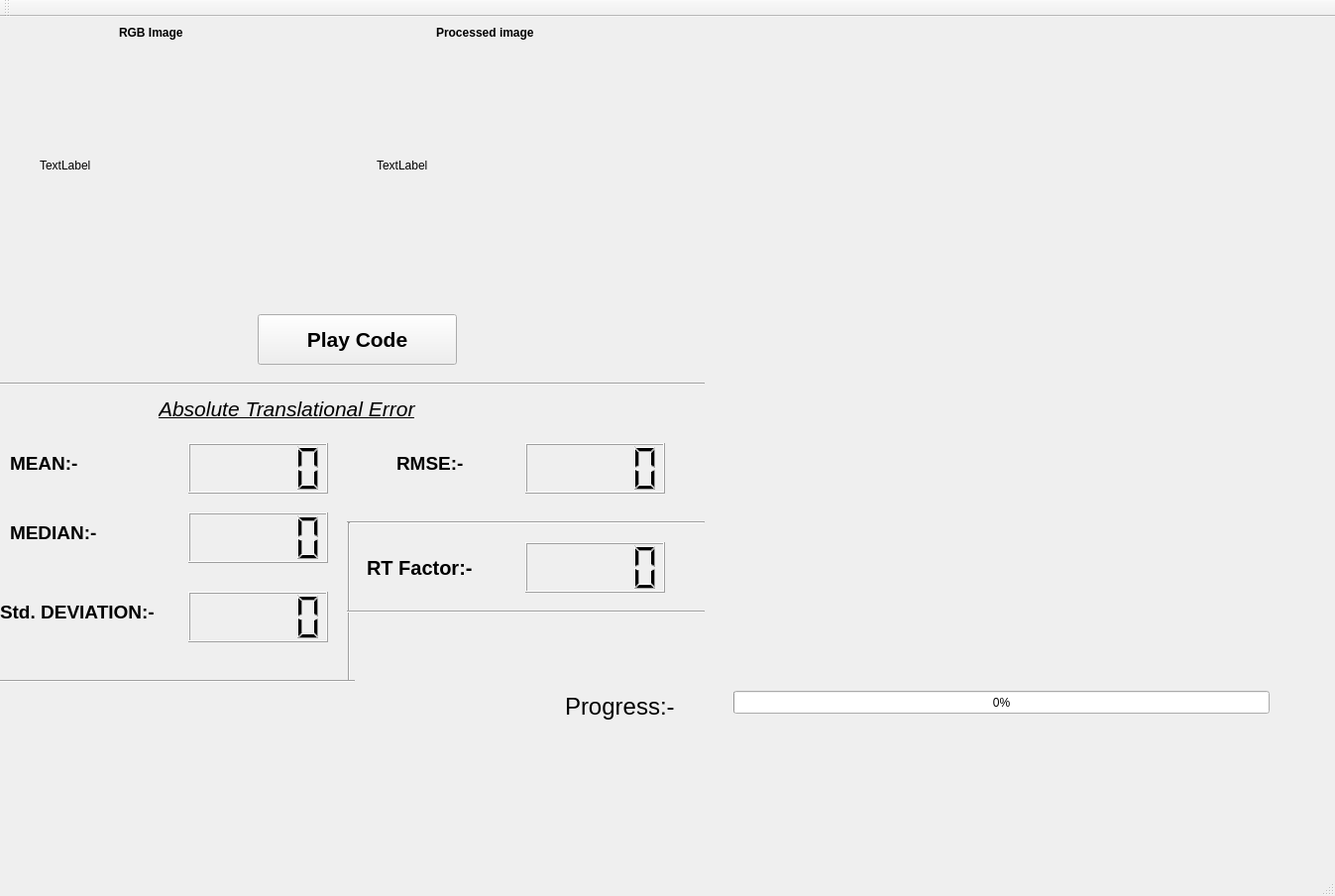
<?xml version="1.0" encoding="UTF-8"?>
<ui version="4.0">
 <class>MainWindow</class>
 <widget class="QMainWindow" name="MainWindow">
  <property name="geometry">
   <rect>
    <x>0</x>
    <y>0</y>
    <width>1347</width>
    <height>904</height>
   </rect>
  </property>
  <property name="windowTitle">
   <string>Visual Odometry</string>
  </property>
  <property name="windowIcon">
   <iconset resource="resources/resources.qrc">
    <normaloff>:/images/jderobot.png</normaloff>:/images/jderobot.png</iconset>
  </property>
  <widget class="QWidget" name="centralwidget">
   <widget class="QWidget" name="verticalLayoutWidget">
    <property name="geometry">
     <rect>
      <x>30</x>
      <y>680</y>
      <width>171</width>
      <height>141</height>
     </rect>
    </property>
    <layout class="QVBoxLayout" name="logoLayout"/>
   </widget>
   <widget class="QPushButton" name="playpause">
    <property name="geometry">
     <rect>
      <x>260</x>
      <y>300</y>
      <width>201</width>
      <height>51</height>
     </rect>
    </property>
    <property name="font">
     <font>
      <pointsize>16</pointsize>
      <weight>75</weight>
      <bold>true</bold>
     </font>
    </property>
    <property name="text">
     <string>Play Code</string>
    </property>
    <property name="checkable">
     <bool>true</bool>
    </property>
    <property name="checked">
     <bool>false</bool>
    </property>
   </widget>
   <widget class="PlotWidget" name="plot" native="true">
    <property name="geometry">
     <rect>
      <x>710</x>
      <y>30</y>
      <width>621</width>
      <height>571</height>
     </rect>
    </property>
   </widget>
   <widget class="QProgressBar" name="progressBar">
    <property name="geometry">
     <rect>
      <x>740</x>
      <y>680</y>
      <width>541</width>
      <height>23</height>
     </rect>
    </property>
    <property name="value">
     <number>0</number>
    </property>
   </widget>
   <widget class="QLabel" name="orig_img">
    <property name="geometry">
     <rect>
      <x>40</x>
      <y>30</y>
      <width>320</width>
      <height>240</height>
     </rect>
    </property>
    <property name="text">
     <string>TextLabel</string>
    </property>
   </widget>
   <widget class="QLabel" name="processed_img">
    <property name="geometry">
     <rect>
      <x>380</x>
      <y>30</y>
      <width>320</width>
      <height>240</height>
     </rect>
    </property>
    <property name="text">
     <string>TextLabel</string>
    </property>
   </widget>
   <widget class="QLCDNumber" name="mean">
    <property name="geometry">
     <rect>
      <x>190</x>
      <y>430</y>
      <width>141</width>
      <height>51</height>
     </rect>
    </property>
   </widget>
   <widget class="QLCDNumber" name="median">
    <property name="geometry">
     <rect>
      <x>190</x>
      <y>500</y>
      <width>141</width>
      <height>51</height>
     </rect>
    </property>
   </widget>
   <widget class="QLCDNumber" name="Std_dev">
    <property name="geometry">
     <rect>
      <x>190</x>
      <y>580</y>
      <width>141</width>
      <height>51</height>
     </rect>
    </property>
   </widget>
   <widget class="QLCDNumber" name="rmse">
    <property name="geometry">
     <rect>
      <x>530</x>
      <y>430</y>
      <width>141</width>
      <height>51</height>
     </rect>
    </property>
   </widget>
   <widget class="QLabel" name="label">
    <property name="geometry">
     <rect>
      <x>160</x>
      <y>380</y>
      <width>421</width>
      <height>31</height>
     </rect>
    </property>
    <property name="font">
     <font>
      <pointsize>16</pointsize>
      <weight>50</weight>
      <italic>true</italic>
      <bold>false</bold>
      <underline>true</underline>
     </font>
    </property>
    <property name="text">
     <string>Absolute Translational Error</string>
    </property>
   </widget>
   <widget class="QLabel" name="label_3">
    <property name="geometry">
     <rect>
      <x>10</x>
      <y>440</y>
      <width>141</width>
      <height>20</height>
     </rect>
    </property>
    <property name="font">
     <font>
      <pointsize>14</pointsize>
      <weight>75</weight>
      <bold>true</bold>
      <kerning>true</kerning>
     </font>
    </property>
    <property name="text">
     <string>MEAN:-</string>
    </property>
   </widget>
   <widget class="QLabel" name="label_4">
    <property name="geometry">
     <rect>
      <x>10</x>
      <y>510</y>
      <width>141</width>
      <height>20</height>
     </rect>
    </property>
    <property name="font">
     <font>
      <pointsize>14</pointsize>
      <weight>75</weight>
      <bold>true</bold>
      <kerning>true</kerning>
     </font>
    </property>
    <property name="text">
     <string>MEDIAN:-</string>
    </property>
   </widget>
   <widget class="QLabel" name="label_5">
    <property name="geometry">
     <rect>
      <x>0</x>
      <y>590</y>
      <width>191</width>
      <height>20</height>
     </rect>
    </property>
    <property name="font">
     <font>
      <pointsize>14</pointsize>
      <weight>75</weight>
      <bold>true</bold>
      <kerning>true</kerning>
     </font>
    </property>
    <property name="text">
     <string>Std. DEVIATION:-</string>
    </property>
   </widget>
   <widget class="QLabel" name="label_6">
    <property name="geometry">
     <rect>
      <x>400</x>
      <y>440</y>
      <width>101</width>
      <height>20</height>
     </rect>
    </property>
    <property name="font">
     <font>
      <pointsize>14</pointsize>
      <weight>75</weight>
      <bold>true</bold>
      <kerning>true</kerning>
     </font>
    </property>
    <property name="text">
     <string>RMSE:-</string>
    </property>
   </widget>
   <widget class="QLabel" name="label_7">
    <property name="geometry">
     <rect>
      <x>570</x>
      <y>680</y>
      <width>161</width>
      <height>31</height>
     </rect>
    </property>
    <property name="font">
     <font>
      <pointsize>18</pointsize>
     </font>
    </property>
    <property name="text">
     <string>Progress:-</string>
    </property>
   </widget>
   <widget class="QLCDNumber" name="realtime">
    <property name="geometry">
     <rect>
      <x>530</x>
      <y>530</y>
      <width>141</width>
      <height>51</height>
     </rect>
    </property>
   </widget>
   <widget class="QLabel" name="label_8">
    <property name="geometry">
     <rect>
      <x>370</x>
      <y>540</y>
      <width>141</width>
      <height>31</height>
     </rect>
    </property>
    <property name="font">
     <font>
      <pointsize>15</pointsize>
      <weight>75</weight>
      <bold>true</bold>
     </font>
    </property>
    <property name="text">
     <string>RT Factor:-</string>
    </property>
   </widget>
   <widget class="Line" name="line">
    <property name="geometry">
     <rect>
      <x>350</x>
      <y>500</y>
      <width>361</width>
      <height>20</height>
     </rect>
    </property>
    <property name="orientation">
     <enum>Qt::Horizontal</enum>
    </property>
   </widget>
   <widget class="Line" name="line_2">
    <property name="geometry">
     <rect>
      <x>-10</x>
      <y>360</y>
      <width>721</width>
      <height>20</height>
     </rect>
    </property>
    <property name="orientation">
     <enum>Qt::Horizontal</enum>
    </property>
   </widget>
   <widget class="Line" name="line_3">
    <property name="geometry">
     <rect>
      <x>342</x>
      <y>510</y>
      <width>21</width>
      <height>161</height>
     </rect>
    </property>
    <property name="orientation">
     <enum>Qt::Vertical</enum>
    </property>
   </widget>
   <widget class="Line" name="line_4">
    <property name="geometry">
     <rect>
      <x>-3</x>
      <y>660</y>
      <width>361</width>
      <height>20</height>
     </rect>
    </property>
    <property name="orientation">
     <enum>Qt::Horizontal</enum>
    </property>
   </widget>
   <widget class="Line" name="line_5">
    <property name="geometry">
     <rect>
      <x>350</x>
      <y>590</y>
      <width>361</width>
      <height>20</height>
     </rect>
    </property>
    <property name="orientation">
     <enum>Qt::Horizontal</enum>
    </property>
   </widget>
   <widget class="QLabel" name="label_9">
    <property name="geometry">
     <rect>
      <x>120</x>
      <y>0</y>
      <width>131</width>
      <height>31</height>
     </rect>
    </property>
    <property name="font">
     <font>
      <weight>75</weight>
      <bold>true</bold>
     </font>
    </property>
    <property name="text">
     <string>RGB Image</string>
    </property>
   </widget>
   <widget class="QLabel" name="label_10">
    <property name="geometry">
     <rect>
      <x>440</x>
      <y>0</y>
      <width>181</width>
      <height>31</height>
     </rect>
    </property>
    <property name="font">
     <font>
      <weight>75</weight>
      <bold>true</bold>
     </font>
    </property>
    <property name="text">
     <string>Processed image</string>
    </property>
   </widget>
  </widget>
  <widget class="QMenuBar" name="menubar">
   <property name="geometry">
    <rect>
     <x>0</x>
     <y>0</y>
     <width>1347</width>
     <height>32</height>
    </rect>
   </property>
  </widget>
  <widget class="QStatusBar" name="statusbar"/>
  <widget class="QToolBar" name="toolBar">
   <property name="windowTitle">
    <string>toolBar</string>
   </property>
   <attribute name="toolBarArea">
    <enum>TopToolBarArea</enum>
   </attribute>
   <attribute name="toolBarBreak">
    <bool>false</bool>
   </attribute>
  </widget>
 </widget>
 <customwidgets>
  <customwidget>
   <class>PlotWidget</class>
   <extends>QWidget</extends>
   <header location="global">plotWidget</header>
   <container>1</container>
  </customwidget>
 </customwidgets>
 <resources>
  <include location="resources/resources.qrc"/>
 </resources>
 <connections/>
</ui>
